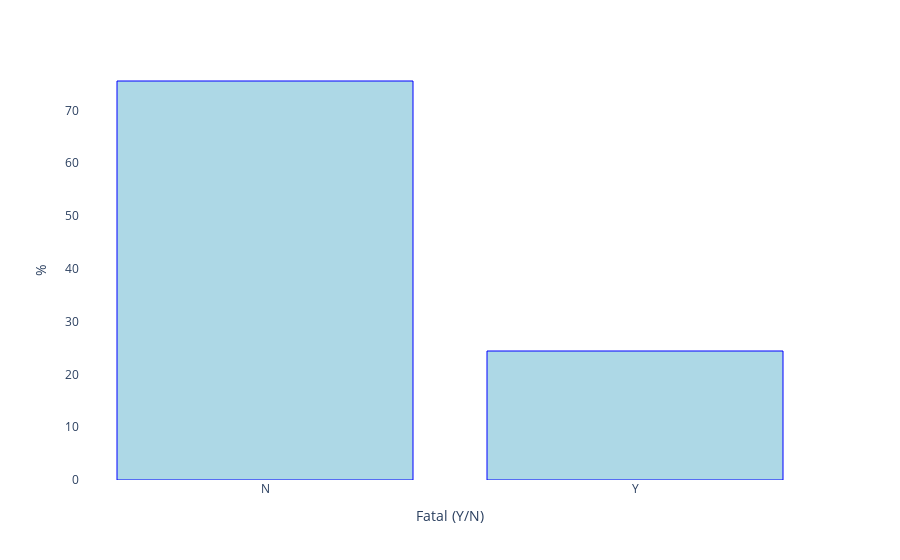

Notebook code cell kept with this figure:
### Markdown cell above
## Same type of job

**The third criterion is the type of work they usually do. For this, first we see if sharks normally kill their victims or not, and second, we look for a correlation between the type of injury (fatal or not) and what activity the human was performing. For the analysis, only the top 5 types of activity were taken into consideration since the other were not standardized and varied vastly.**

Possible conslusions:

- If there is a pattern between these two things, then sharks operate in a similar manner most of the time, therefore, they do the same type of 'job' and into de category of 'traditional' work;  


- If the correlation is not expressive, then they are erratic in the way they work and are more similar to a freelance worker.

### Code cell
# 1 IN GENERAL, DO THEY KILL THEIR HUMAN VICTIMS?

subset1 = df_attacks_2.loc[(df_attacks_2["Fatal (Y/N)"].isin(["N", "Y"]))]
caca = subset1.groupby(["Fatal (Y/N)"]).agg({"Date" : "count"}).rename(columns={'Date': 'count'}).reset_index()
caca['%'] = 100 * caca['count'] / caca['count'].sum()
caca

fig3 = px.bar(caca,  y="%", x="Fatal (Y/N)", barmode="group")

fig3.update_layout({

'plot_bgcolor': 'rgba(100, 0, 50, 0)',
'paper_bgcolor': 'rgba(0, 0, 0, 0)'
})

fig3.update_traces(
                  marker_color='lightblue',
                  marker_line_color='blue',
                  marker_line_width=1, opacity=1
)

fig3

### Figure 1 — Plotly figure (JSON) as saved in the notebook; plotly's stock layout.template omitted (floating-point values rounded to 4 significant figures)
{"data": [{"alignmentgroup": "True", "hovertemplate": "Fatal (Y/N)=%{x}<br>%=%{y}<extra></extra>", "legendgroup": "", "marker": {"color": "lightblue", "line": {"color": "blue", "width": 1}, "pattern": {"shape": ""}}, "name": "", "offsetgroup": "", "opacity": 1, "orientation": "v", "showlegend": false, "textposition": "auto", "type": "bar", "x": ["N", "Y"], "xaxis": "x", "y": [75.57, 24.43], "yaxis": "y"}], "layout": {"barmode": "group", "legend": {"tracegroupgap": 0}, "margin": {"t": 60}, "paper_bgcolor": "rgba(0, 0, 0, 0)", "plot_bgcolor": "rgba(100, 0, 50, 0)", "xaxis": {"anchor": "y", "domain": [0, 1], "title": {"text": "Fatal (Y/N)"}}, "yaxis": {"anchor": "x", "domain": [0, 1], "title": {"text": "%"}}}}
